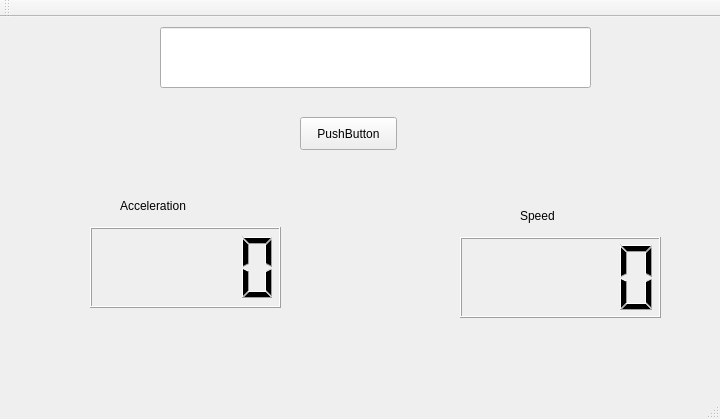
<?xml version="1.0" encoding="UTF-8"?>
<ui version="4.0">
 <class>MainWindow</class>
 <widget class="QMainWindow" name="MainWindow">
  <property name="geometry">
   <rect>
    <x>0</x>
    <y>0</y>
    <width>720</width>
    <height>419</height>
   </rect>
  </property>
  <property name="windowTitle">
   <string>MainWindow</string>
  </property>
  <widget class="QWidget" name="centralWidget">
   <widget class="QLineEdit" name="lineEditDisplacement">
    <property name="geometry">
     <rect>
      <x>160</x>
      <y>10</y>
      <width>431</width>
      <height>61</height>
     </rect>
    </property>
   </widget>
   <widget class="QPushButton" name="pushButton">
    <property name="geometry">
     <rect>
      <x>300</x>
      <y>100</y>
      <width>97</width>
      <height>33</height>
     </rect>
    </property>
    <property name="text">
     <string>PushButton</string>
    </property>
   </widget>
   <widget class="QLCDNumber" name="lcdNumberSpeed">
    <property name="geometry">
     <rect>
      <x>460</x>
      <y>220</y>
      <width>201</width>
      <height>81</height>
     </rect>
    </property>
   </widget>
   <widget class="QLCDNumber" name="lcdNumberAcceleration">
    <property name="geometry">
     <rect>
      <x>90</x>
      <y>210</y>
      <width>191</width>
      <height>81</height>
     </rect>
    </property>
   </widget>
   <widget class="QLabel" name="label">
    <property name="geometry">
     <rect>
      <x>120</x>
      <y>180</y>
      <width>171</width>
      <height>17</height>
     </rect>
    </property>
    <property name="text">
     <string>Acceleration</string>
    </property>
   </widget>
   <widget class="QLabel" name="label_2">
    <property name="geometry">
     <rect>
      <x>520</x>
      <y>190</y>
      <width>67</width>
      <height>17</height>
     </rect>
    </property>
    <property name="text">
     <string>Speed</string>
    </property>
   </widget>
  </widget>
  <widget class="QMenuBar" name="menuBar">
   <property name="geometry">
    <rect>
     <x>0</x>
     <y>0</y>
     <width>720</width>
     <height>29</height>
    </rect>
   </property>
  </widget>
  <widget class="QToolBar" name="mainToolBar">
   <attribute name="toolBarArea">
    <enum>TopToolBarArea</enum>
   </attribute>
   <attribute name="toolBarBreak">
    <bool>false</bool>
   </attribute>
  </widget>
  <widget class="QStatusBar" name="statusBar"/>
 </widget>
 <layoutdefault spacing="6" margin="11"/>
 <resources/>
 <connections>
  <connection>
   <sender>lineEditDisplacement</sender>
   <signal>textEdited(QString)</signal>
   <receiver>lcdNumberAcceleration</receiver>
   <slot>display(QString)</slot>
   <hints>
    <hint type="sourcelabel">
     <x>225</x>
     <y>88</y>
    </hint>
    <hint type="destinationlabel">
     <x>209</x>
     <y>257</y>
    </hint>
   </hints>
  </connection>
  <connection>
   <sender>lineEditDisplacement</sender>
   <signal>textEdited(QString)</signal>
   <receiver>lcdNumberSpeed</receiver>
   <slot>display(QString)</slot>
   <hints>
    <hint type="sourcelabel">
     <x>520</x>
     <y>80</y>
    </hint>
    <hint type="destinationlabel">
     <x>564</x>
     <y>293</y>
    </hint>
   </hints>
  </connection>
 </connections>
</ui>
